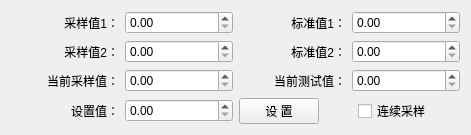
<?xml version="1.0" encoding="UTF-8"?>
<ui version="4.0">
 <class>HElecCalibrateItem2Widget</class>
 <widget class="QWidget" name="HElecCalibrateItem2Widget">
  <property name="geometry">
   <rect>
    <x>0</x>
    <y>0</y>
    <width>471</width>
    <height>134</height>
   </rect>
  </property>
  <property name="windowTitle">
   <string>Form</string>
  </property>
  <layout class="QGridLayout" name="gridLayout">
   <item row="0" column="0">
    <widget class="QLabel" name="label_001">
     <property name="text">
      <string>采样值1：</string>
     </property>
     <property name="scaledContents">
      <bool>false</bool>
     </property>
     <property name="alignment">
      <set>Qt::AlignRight|Qt::AlignTrailing|Qt::AlignVCenter</set>
     </property>
    </widget>
   </item>
   <item row="2" column="1">
    <widget class="QDoubleSpinBox" name="doubleSpinBox_3"/>
   </item>
   <item row="1" column="0">
    <widget class="QLabel" name="label_002">
     <property name="text">
      <string>采样值2：</string>
     </property>
     <property name="scaledContents">
      <bool>false</bool>
     </property>
     <property name="alignment">
      <set>Qt::AlignRight|Qt::AlignTrailing|Qt::AlignVCenter</set>
     </property>
    </widget>
   </item>
   <item row="0" column="1">
    <widget class="QDoubleSpinBox" name="doubleSpinBox_1"/>
   </item>
   <item row="1" column="2">
    <widget class="QLabel" name="label_004">
     <property name="text">
      <string>标准值2：</string>
     </property>
     <property name="scaledContents">
      <bool>false</bool>
     </property>
     <property name="alignment">
      <set>Qt::AlignRight|Qt::AlignTrailing|Qt::AlignVCenter</set>
     </property>
    </widget>
   </item>
   <item row="3" column="0">
    <widget class="QLabel" name="label_007">
     <property name="text">
      <string>设置值：</string>
     </property>
     <property name="scaledContents">
      <bool>false</bool>
     </property>
     <property name="alignment">
      <set>Qt::AlignRight|Qt::AlignTrailing|Qt::AlignVCenter</set>
     </property>
    </widget>
   </item>
   <item row="3" column="2" colspan="2">
    <layout class="QHBoxLayout" name="horizontalLayout">
     <property name="spacing">
      <number>9</number>
     </property>
     <item>
      <widget class="QPushButton" name="pushButton_1">
       <property name="text">
        <string>设 置</string>
       </property>
      </widget>
     </item>
     <item>
      <widget class="QLabel" name="label_951">
       <property name="minimumSize">
        <size>
         <width>18</width>
         <height>24</height>
        </size>
       </property>
       <property name="text">
        <string/>
       </property>
       <property name="alignment">
        <set>Qt::AlignLeading|Qt::AlignLeft|Qt::AlignVCenter</set>
       </property>
      </widget>
     </item>
     <item>
      <widget class="QCheckBox" name="checkBox_1">
       <property name="sizePolicy">
        <sizepolicy hsizetype="Minimum" vsizetype="Fixed">
         <horstretch>0</horstretch>
         <verstretch>0</verstretch>
        </sizepolicy>
       </property>
       <property name="text">
        <string>连续采样</string>
       </property>
      </widget>
     </item>
     <item>
      <widget class="QLabel" name="label_952">
       <property name="minimumSize">
        <size>
         <width>18</width>
         <height>24</height>
        </size>
       </property>
       <property name="text">
        <string/>
       </property>
       <property name="alignment">
        <set>Qt::AlignLeading|Qt::AlignLeft|Qt::AlignVCenter</set>
       </property>
      </widget>
     </item>
    </layout>
   </item>
   <item row="0" column="3">
    <widget class="QDoubleSpinBox" name="doubleSpinBox_4"/>
   </item>
   <item row="0" column="2">
    <widget class="QLabel" name="label_003">
     <property name="text">
      <string>标准值1：</string>
     </property>
     <property name="scaledContents">
      <bool>false</bool>
     </property>
     <property name="alignment">
      <set>Qt::AlignRight|Qt::AlignTrailing|Qt::AlignVCenter</set>
     </property>
    </widget>
   </item>
   <item row="1" column="1">
    <widget class="QDoubleSpinBox" name="doubleSpinBox_2"/>
   </item>
   <item row="2" column="2">
    <widget class="QLabel" name="label_006">
     <property name="text">
      <string>当前测试值：</string>
     </property>
     <property name="scaledContents">
      <bool>false</bool>
     </property>
     <property name="alignment">
      <set>Qt::AlignRight|Qt::AlignTrailing|Qt::AlignVCenter</set>
     </property>
    </widget>
   </item>
   <item row="2" column="0">
    <widget class="QLabel" name="label_005">
     <property name="text">
      <string>当前采样值：</string>
     </property>
     <property name="scaledContents">
      <bool>false</bool>
     </property>
     <property name="alignment">
      <set>Qt::AlignRight|Qt::AlignTrailing|Qt::AlignVCenter</set>
     </property>
    </widget>
   </item>
   <item row="1" column="3">
    <widget class="QDoubleSpinBox" name="doubleSpinBox_5"/>
   </item>
   <item row="2" column="3">
    <widget class="QDoubleSpinBox" name="doubleSpinBox_6"/>
   </item>
   <item row="3" column="1">
    <widget class="QDoubleSpinBox" name="doubleSpinBox_7"/>
   </item>
  </layout>
 </widget>
 <resources/>
 <connections/>
</ui>
